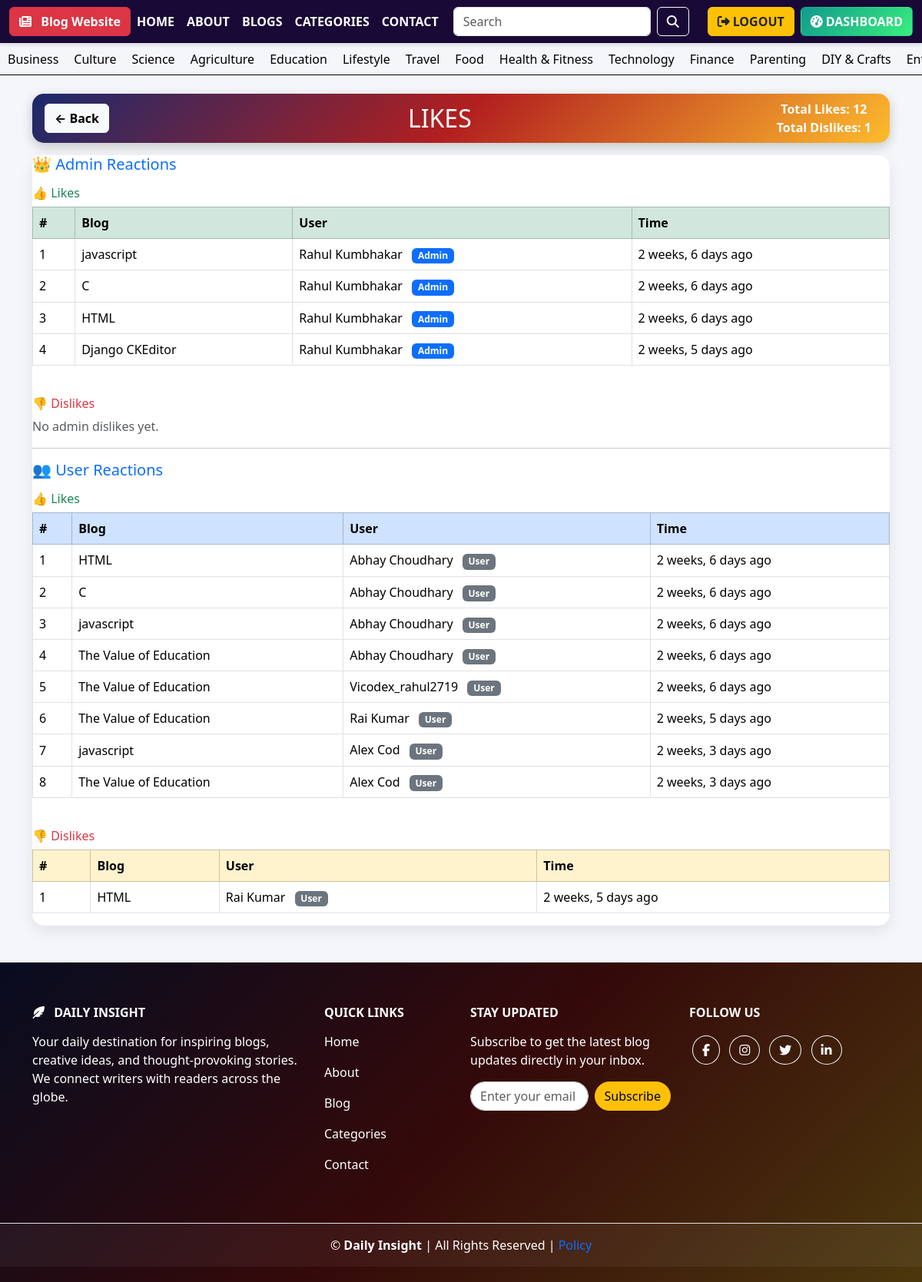
The page /dashboard/all_likes/ (signed in) on the database as committed earlier.
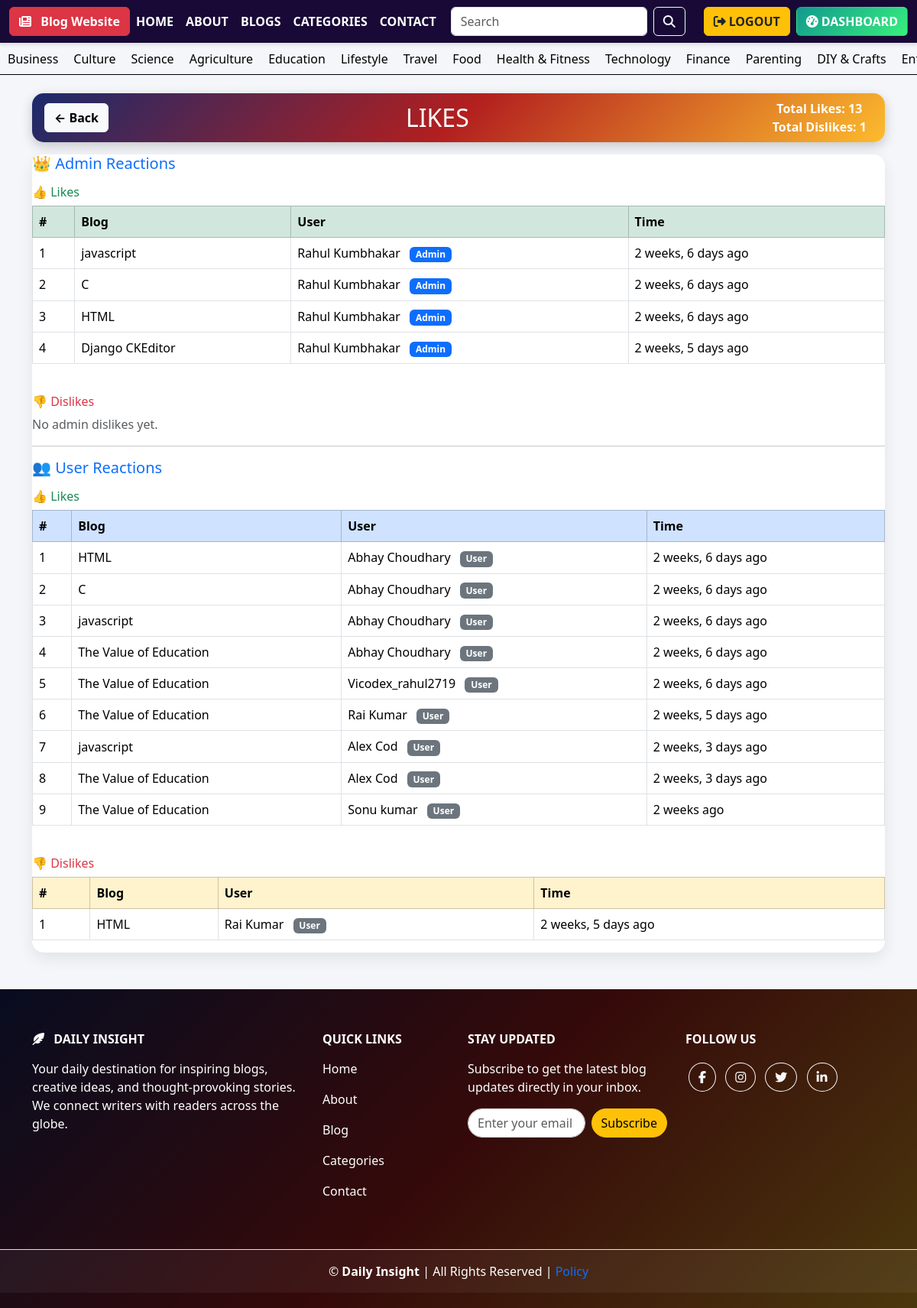
The same page on the database as committed later.
### blog_app/models.py (models this page shows, shortened)
class Category(models.Model):
    category_name = models.CharField(max_length=100,unique=True)
    created_at=models.DateTimeField(auto_now_add=True)
    updated_at=models.DateTimeField(auto_now=True)
    class Meta:
        verbose_name_plural='categories'

class LikeDislike(models.Model):
    blog = models.ForeignKey(Blogs, on_delete=models.CASCADE)
    user = models.ForeignKey(User, on_delete=models.CASCADE)
    is_like = models.BooleanField()
    created_at = models.DateTimeField(auto_now_add=True)
    class Meta:
        unique_together = ('blog', 'user')

class Blogs(models.Model):
    title = models.CharField(max_length=500, unique=True)
    slug = models.SlugField(unique=True, blank=True)
    Category = models.ForeignKey('Category', on_delete=models.CASCADE)
    author = models.ForeignKey(User, on_delete=models.CASCADE)
    blog_image = models.ImageField(null=True, blank=True, upload_to='blogs_image')
    short_description = models.CharField(max_length=2000, default='No description')
    blog_body = CKEditor5Field('Text', config_name='default')
    status = models.CharField(max_length=10, choices=STATUS_CHOICE, default='draft')
    is_featured = models.BooleanField(default=False)  # ✅ Correct spelling
    created_at = models.DateTimeField(auto_now_add=True)
    updated_at = models.DateTimeField(auto_now=True)
    liked_users = models.ManyToManyField(
        settings.AUTH_USER_MODEL,
        related_name='liked_blogs',
        blank=True
    )
    disliked_users = models.ManyToManyField(
        settings.AUTH_USER_MODEL,
        related_name='disliked_blogs',
        blank=True
    )
    class Meta:
        verbose_name_plural = 'blogs'

### dashboard/views.py (the view, shortened to what this page needs)
# urls.py: path('all_likes/',all_likes, name='all_likes'),
@login_required
def all_likes(request):
    if request.user.is_staff or request.user.is_superuser:
        admin_likes = LikeDislike.objects.filter(user__is_staff=True, is_like=True)
        admin_dislikes = LikeDislike.objects.filter(user__is_staff=True, is_like=False)
        user_likes = LikeDislike.objects.filter(user__is_staff=False, is_like=True)
        user_dislikes = LikeDislike.objects.filter(user__is_staff=False, is_like=False)
        admin_likes_count = admin_likes.count()
        admin_dislikes_count = admin_dislikes.count()
        user_likes_count = user_likes.count()
        user_dislikes_count = user_dislikes.count()
        total_likes_count = LikeDislike.objects.filter(is_like=True).count()
        total_dislikes_count = LikeDislike.objects.filter(is_like=False).count()
        my_likes = None  # Admins don't need personal likes shown
        my_total_likes_count = None
        my_total_dislikes_count = None
    context = {
        'admin_likes': admin_likes,
        'admin_dislikes': admin_dislikes,
        'user_likes': user_likes,
        'user_dislikes': user_dislikes,
        'my_likes': my_likes,
        'admin_likes_count': admin_likes_count,
        'admin_dislikes_count': admin_dislikes_count,
        'user_likes_count': user_likes_count,
        'user_dislikes_count': user_dislikes_count,
        'total_likes_count': total_likes_count,
        'total_dislikes_count': total_dislikes_count,
        'my_total_likes_count': my_total_likes_count,
        'my_total_dislikes_count': my_total_dislikes_count,
    }
    return render(request, 'all_likes.html', context)

### blog_app/context_processors.py (called while the page is built)
def get_categories(request):
    categories=Category.objects.all()
    return {'categories': categories}

### dashboard/templates/all_likes.html (shortened to what the changed rows need)
{% extends 'base/base.html' %}
{% block content %}
<div class="container py-4">
  <div class="d-flex justify-content-between align-items-center mb-3 header-bar px-3 py-2">
    <h2 class="text-center mb-0 text-white">LIKES</h2>
    <div class="text-white text-center px-2">
  {% if request.user.is_staff or request.user.is_superuser %}
    <p class="mb-0 fw-bold">Total Likes: {{ total_likes_count }}</p>
    <p class="mb-0 fw-bold">Total Dislikes: {{ total_dislikes_count }}</p>
  {% else %}
    <p class="mb-0 fw-bold">Total Likes: {{ my_total_likes_count }}</p>
    <p class="mb-0 fw-bold">Total Dislikes: {{ my_total_dislikes_count }}</p>
  {% endif %}
</div>
  </div>
  <div class="col-md-12">
    <div class="form-card">
      <div class="card-body">
        {% if request.user.is_staff or request.user.is_superuser %}
          {% if admin_likes %}
            <div class="table-responsive mb-4">
              <table class="table table-bordered table-hover align-middle">
                <thead class="table-success">
                  <tr>
                    <th>#</th>
                    <th>Blog</th>
                    <th>User</th>
                    <th>Time</th>
                  </tr>
                </thead>
                <tbody>
                  {% for i in admin_likes %}
                    <tr>
                      <td>{{ forloop.counter }}</td>
                      <td>{{ i.blog.title }}</td>
                      <td>{{ i.user.get_full_name|default:i.user.username }} <span class="badge bg-primary ms-2">Admin</span></td>
                      <td>{{ i.created_at|timesince }} ago</td>
                    </tr>
                  {% endfor %}
                </tbody>
              </table>
            </div>
          {% else %}
            <p class="text-muted">No admin likes yet.</p>
          {% endif %}
          {% if user_likes %}
            <div class="table-responsive mb-4">
              <table class="table table-bordered table-hover align-middle">
                <thead class="table-primary">
                  <tr>
                    <th>#</th>
                    <th>Blog</th>
                    <th>User</th>
                    <th>Time</th>
                  </tr>
                </thead>
                <tbody>
                  {% for i in user_likes %}
                    <tr>
                      <td>{{ forloop.counter }}</td>
                      <td>{{ i.blog.title }}</td>
                      <td>{{ i.user.get_full_name|default:i.user.username }} <span class="badge bg-secondary ms-2">User</span></td>
                      <td>{{ i.created_at|timesince }} ago</td>
                    </tr>
                  {% endfor %}
                </tbody>
              </table>
            </div>
          {% else %}
            <p class="text-muted">No user likes yet.</p>
          {% endif %}
          {% if user_dislikes %}
            <div class="table-responsive mb-4">
              <table class="table table-bordered table-hover align-middle">
                <thead class="table-warning">
                  <tr>
                    <th>#</th>
                    <th>Blog</th>
                    <th>User</th>
                    <th>Time</th>
                  </tr>
                </thead>
                <tbody>
                  {% for i in user_dislikes %}
                    <tr>
                      <td>{{ forloop.counter }}</td>
                      <td>{{ i.blog.title }}</td>
                      <td>{{ i.user.get_full_name|default:i.user.username }} <span class="badge bg-secondary ms-2">User</span></td>
                      <td>{{ i.created_at|timesince }} ago</td>
                    </tr>
                  {% endfor %}
                </tbody>
              </table>
            </div>
          {% else %}
            <p class="text-muted">No user dislikes yet.</p>
          {% endif %}
        {% endif %}
      </div>
    </div>
  </div>
</div>
{% endblock %}

### templates/base/categories.html
<div class="categories py-2" style="border-bottom: 1px solid black;">
  {% for i in categories%}
  <a href="{% url 'specific_category' i.id %}">{{i.category_name}}</a>
  {% endfor %}
</div>

Rows that differ between the two databases and show on the page:
added LikeDislike: blog "The Value of Education", user.get_full_name "Sonu kumar", created_at "2 weeks", shown under "👍 Likes"
Other text that changed with them:
{{ total_likes_count }}: "12" → "13"
